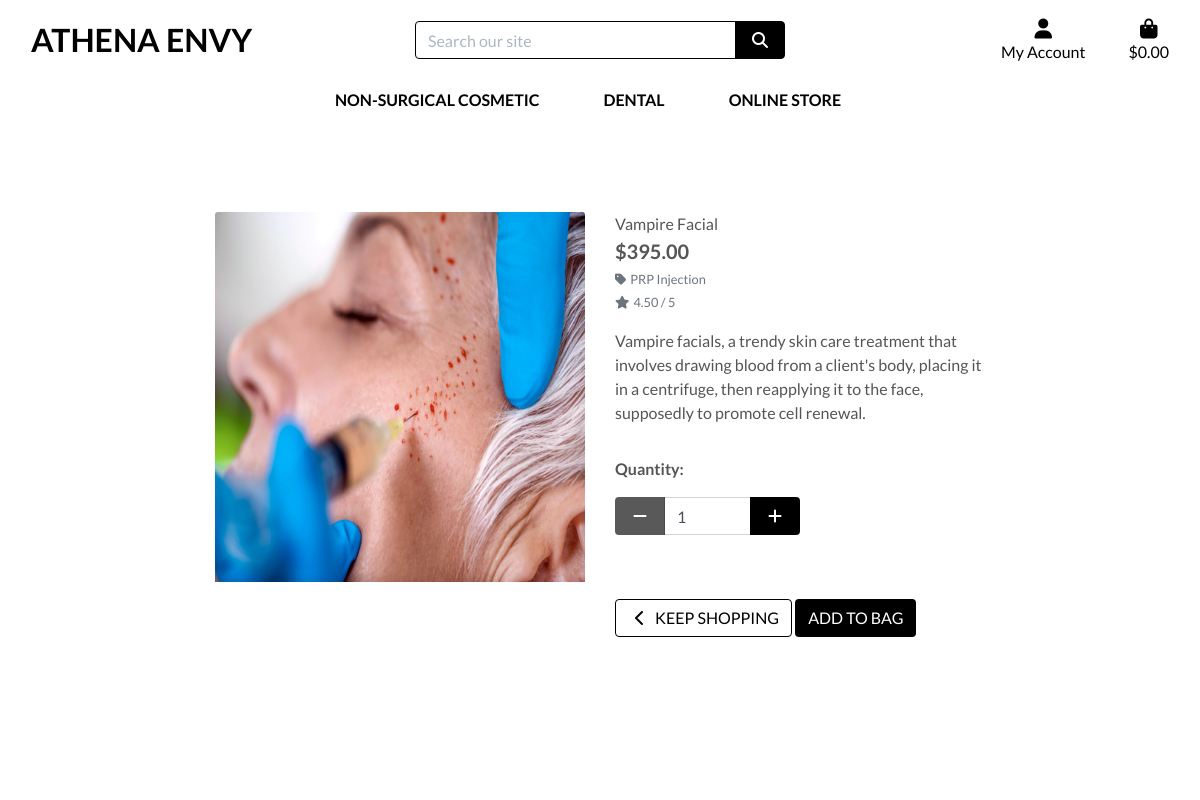
Page /products/3/ on the committed database.
### products/models.py (models this page shows, shortened)
class Product(models.Model):
    category = models.ForeignKey('Category', null=True, blank=True, on_delete=models.SET_NULL)
    sku = models.CharField(max_length=254, null=True, blank=True)
    name = models.CharField(max_length=254)
    description = models.TextField()
    price = models.DecimalField(max_digits=6, decimal_places=2)
    rating = models.DecimalField(max_digits=6, decimal_places=2, null=True, blank=True)
    image_url = models.URLField(max_length=1024, null=True, blank=True)
    image = models.ImageField(null=True, blank=True)

class Category(models.Model):
    class Meta:
        verbose_name_plural = 'Categories'
    name = models.CharField(max_length=254)
    friendly_name = models.CharField(max_length=254, null=True, blank=True)

### products/views.py (the view)
# urls.py: path('<int:product_id>/', views.product_detail, name='product_detail'),
def product_detail(request, product_id):
    product = get_object_or_404(Product, pk=product_id)
    context = {
        'product': product,
    }
    return render(request, 'products/product_detail.html', context)

### bag/contexts.py (called while the page is built, shortened)
def bag_contents(request):
    bag_items = []
    total = 0
    product_count = 0
    bag = request.session.get('bag', {})
    if total < settings.FREE_DELIVERY_THRESHOLD:
        delivery = total * Decimal(settings.STANDARD_DELIVERY_PERCENTAGE / 100)
        free_delivery_delta = settings.FREE_DELIVERY_THRESHOLD - total
    else:
        delivery = 0
        free_delivery_delta = 0
    grand_total = delivery + total
    context = {
        'bag_items': bag_items,
        'total': total,
        'product_count': product_count,
        'delivery': delivery,
        'free_delivery_delta': free_delivery_delta,
        'free_delivery_threshold': settings.FREE_DELIVERY_THRESHOLD,
        'grand_total': grand_total,
    }
    return context

### products/templates/products/product_detail.html (shortened to what this page needs)
{% extends "base.html" %}
{% load static %}
{% block page_header %}
    <div class="container header-container">
    </div>
{% endblock %}
{% block content %}
    <div class="overlay"></div>
    <div class="container-fluid">
        <div class="row">
            <div class="col-12 col-md-6 col-lg-4 offset-lg-2">
                <div class="image-container my-5">
                    {% if product.image %}
                        <a href="{{ product.image.url }}" target="_blank">
                            <img class="card-img-top img-fluid" src="{{ product.image.url }}" alt="{{ product.name }}">
                        </a>
                        {% else %}
                        <a href="">
                            <img class="card-img-top img-fluid" src="{{ MEDIA_URL }}noimage.png" alt="{{ product.name }}">
                        </a>
                    {% endif %}
                </div>
            </div>
            <div class="col-12 col-md-6 col-lg-4">
                <div class="product-details-container mb-5 mt-md-5">
                    <p class="mb-0">{{ product.name }}</p>
                    <p class="lead mb-0 text-left font-weight-bold">${{ product.price }}</p>
                    {% if product.category %}
                    <p class="small mt-1 mb-0">
                        <a class="text-muted" href="{% url 'products' %}?category={{ product.category.name }}">
                            <i class="fas fa-tag mr-1"></i>{{ product.category.friendly_name }}
                        </a>
                    </p>
                    {% endif %}
                    {% if product.rating %}
                        <small class="text-muted"><i class="fas fa-star mr-1"></i>{{ product.rating }} / 5</small>
                    {% else %}
                        <small class="text-muted">No Rating</small>
                    {% endif %}
                    <p class="mt-3">{{ product.description }}</p>
                    <form class="form" action="{% url 'add_to_bag' product.id %}" method="POST">
                        <div class="form-row">
                            <div class="col-12">
                                <p class="mt-3"><strong>Quantity:</strong></p>
                                <div class="form-group w-50">
                                    <div class="input-group">
                                        <div class="input-group-prepend">
                                            <button class="decrement-qty btn btn-black rounded-1"
                                                data-item_id="{{ product.id }}" id="decrement-qty_{{ product.id }}">
                                                <span class="icon">
                                                    <i class="fas fa-minus"></i>
                                                </span>
                                            </button>
                                        </div>
                                        <input class="form-control qty_input" type="number"
                                            name="quantity" value="1" min="1" max="99"
                                            data-item_id="{{ product.id }}"
                                            id="id_qty_{{ product.id }}">
                                        <div class="input-group-append">
                                            <button class="increment-qty btn btn-black rounded-1"
                                                data-item_id="{{ product.id }}" id="increment-qty_{{ product.id }}">
                                                <span class="icon">
                                                    <i class="fas fa-plus"></i>
                                                </span>
                                            </button>
                                        </div>
                                    </div>
                                </div>
                            </div>
                            <div class="col-12">
                                <a href="{% url 'products' %}" class="btn btn-outline-black rounded-1 mt-5">
                                    <span class="icon">
                                        <i class="fas fa-chevron-left"></i>
                                    </span>
                                    <span class="text-uppercase">Keep Shopping</span>
                                </a>
                                <input type="submit" class="btn btn-black rounded-1 text-uppercase mt-5" value="Add to Bag">
                            </div>
                        </div>
                    </form>
                </div>
            </div>
        </div>
    </div>
{% endblock %}

### static/css/base.css (style rules this page uses)
html { height: 100%; }
body { background: url('/media/header.jpg') no-repeat center center fixed; background-size: cover; height: calc(100vh - 164px); color: #555; font-family: 'Lato'; }
.icon { align-items: center; display: inline-flex; justify-content: center; height: 1.5rem; width: 1.5rem; }
.btn-black { background: black; color: white; }
.btn-outline-black { background: white; color: black !important; border: 1px solid black; }
.overlay { height: 100%; width: 100%; top: 0; left: 0; position: fixed; background: white; z-index: -1; }
@media (min-width: 1200px) { .container { max-width: 80%; } }
@media (min-width: 992px) { .header-container { padding-top: 164px; } }

### rows in the picture
Product: image (picture), name "Vampire Facial", price "395.00", category.friendly_name "PRP Injection", rating "4.50", description "Vampire facials, a trendy skin care treatment that involves drawing blood from a client's body, placing it in a centrifuge, then reapplying it to the face, supposedly to promote cell renewal."
